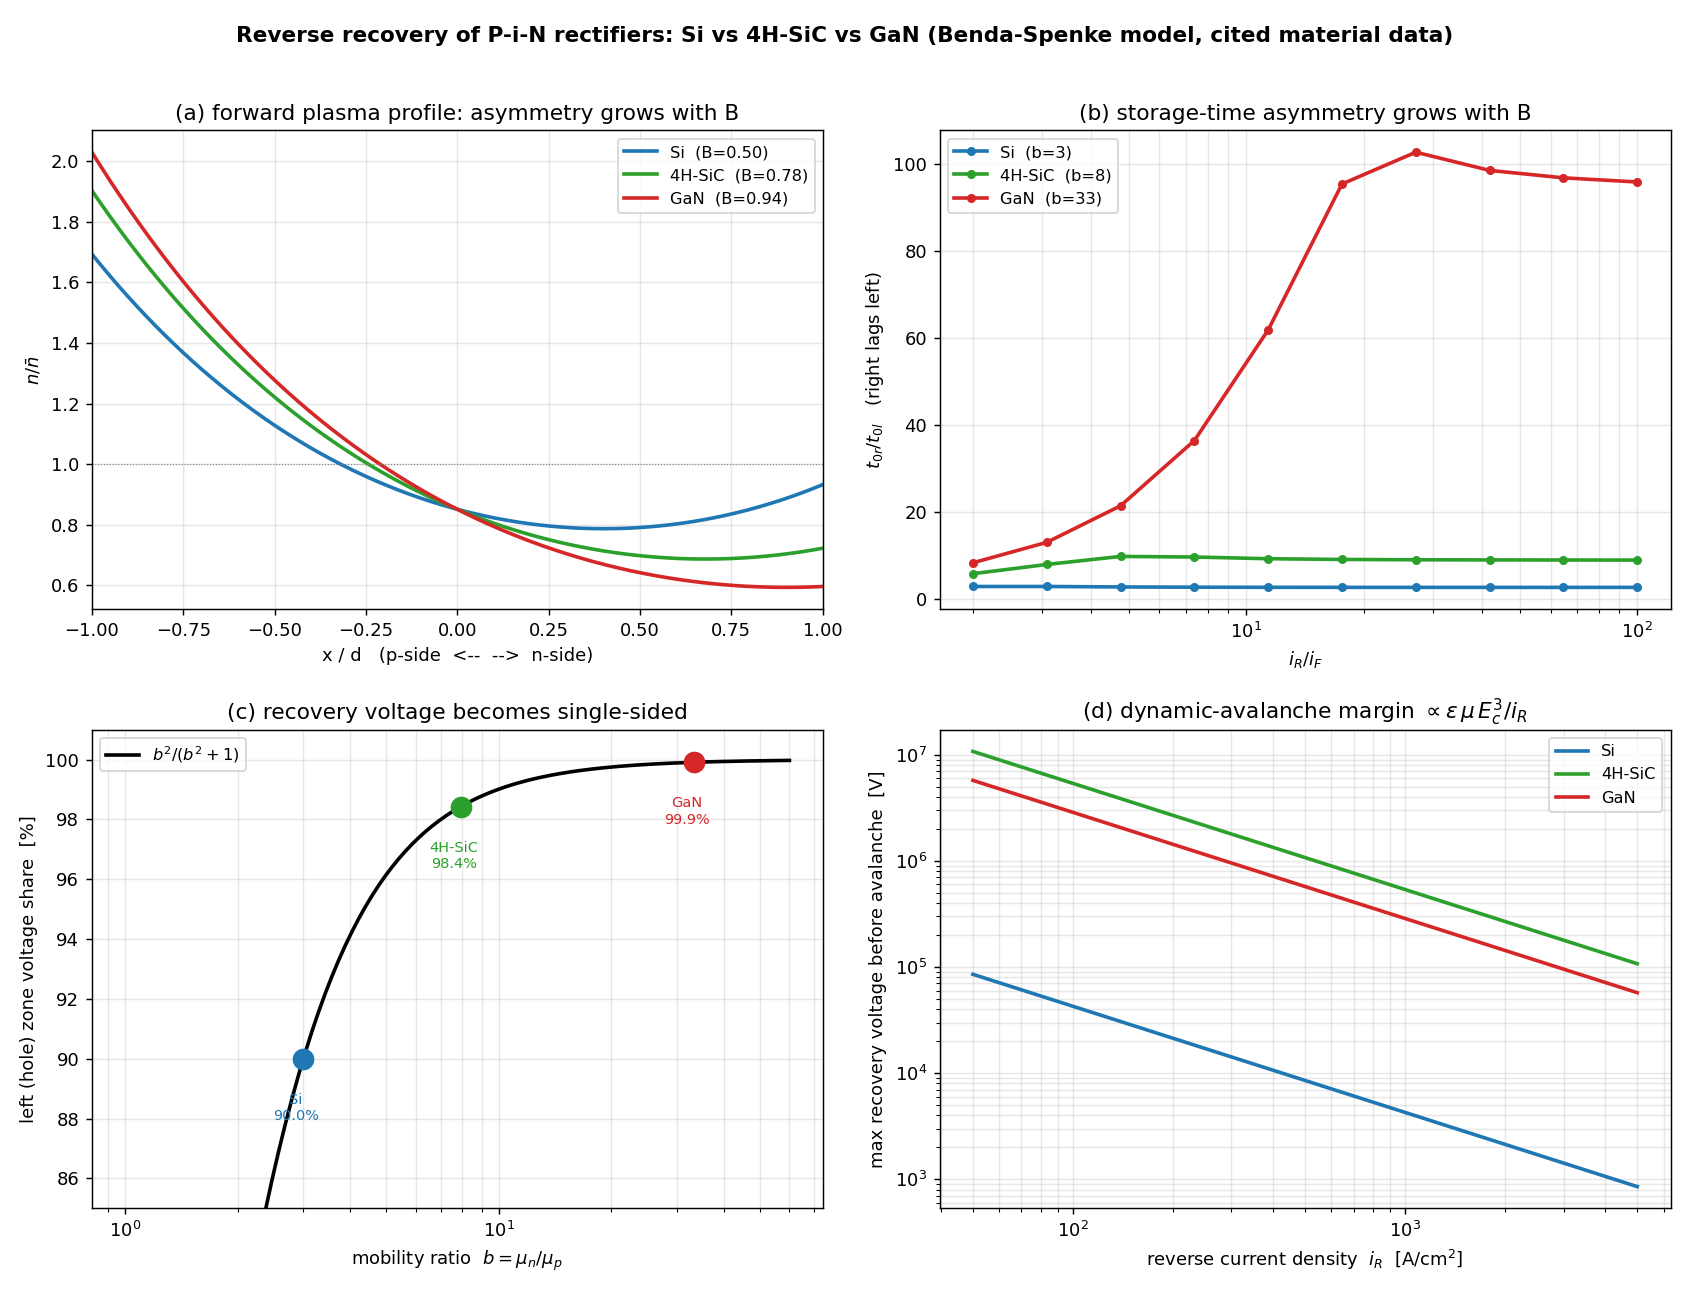

The script that saved this image:
"""
fig_materials_compare.py -- reverse recovery in Si vs 4H-SiC vs GaN.

Extension of the Benda & Spenke (silicon) model to wide-bandgap rectifiers,
using the cited parameter sets in materials.py.  Four panels tell the story of
going Si -> 4H-SiC -> GaN:

(a) FORWARD PROFILE.  The mobility asymmetry B = (mu_n-mu_p)/(mu_n+mu_p) rises
    0.50 -> 0.78 -> 0.94, so the high-injection plasma piles up ever more
    strongly on the p-side (left).  GaN's very low hole mobility makes it the
    most lopsided.

(b) STORAGE-TIME ASYMMETRY.  The two borders empty at different times t0l < t0r;
    the ratio t0r/t0l grows with B -- the n-side lags further and further behind
    the p-side as the material gets more asymmetric.

(c) VOLTAGE SPLIT.  During recovery the left (hole) space-charge zone carries a
    fraction b^2/(b^2+1) of the voltage (b = mu_n/mu_p): 90% (Si) -> 98% (SiC)
    -> >99.9% (GaN).  The recovery voltage becomes essentially a single-sided
    event in the wide-bandgap devices.

(d) DYNAMIC-AVALANCHE MARGIN.  The peak voltage a recovery space-charge zone can
    hold before its field reaches the critical field Ec is
    U_max = (1/3) eps mu Ec^3 / iR -- the Baliga figure of merit (eps mu Ec^3)
    emerging from the reverse-recovery physics.  SiC and GaN hold ~70-130x more
    than Si before dynamic avalanche.
"""
import os
import numpy as np
import matplotlib
matplotlib.use("Agg")
import matplotlib.pyplot as plt

from benda_spenke_model import forward_profile, storage_times, Q
from materials import MATERIALS, SI

HERE = os.path.dirname(__file__)


def main():
    fig, axes = plt.subplots(2, 2, figsize=(13, 10))

    # ---- (a) forward profiles ----
    ax = axes[0, 0]
    for m in MATERIALS:
        dev = m.device(d_over_L=1.0)
        x = np.linspace(-dev.d, dev.d, 401)
        ax.plot(x / dev.d, forward_profile(dev, x) / dev.nbar, color=m.color,
                lw=2, label=f"{m.name}  (B={m.B:.2f})")
    ax.axhline(1, color="gray", lw=0.6, ls=":")
    ax.set_xlabel("x / d   (p-side  <--  -->  n-side)")
    ax.set_ylabel(r"$n/\bar n$")
    ax.set_title("(a) forward plasma profile: asymmetry grows with B")
    ax.legend(fontsize=9); ax.grid(alpha=0.3); ax.set_xlim(-1, 1)

    # ---- (b) storage-time asymmetry t0r/t0l vs iR/iF ----
    ax = axes[0, 1]
    ratios = np.geomspace(2, 100, 10)
    for m in MATERIALS:
        dev = m.device(d_over_L=1.0)
        rr = []
        for r in ratios:
            a, b = storage_times(dev, r * dev.iF, method="analytic")
            rr.append(b / a)
        ax.semilogx(ratios, rr, color=m.color, lw=2, marker="o", ms=4,
                    label=f"{m.name}  (b={m.mu_n/m.mu_p:.0f})")
    ax.set_xlabel(r"$i_R / i_F$")
    ax.set_ylabel(r"$t_{0r} / t_{0l}$   (right lags left)")
    ax.set_title("(b) storage-time asymmetry grows with B")
    ax.legend(fontsize=9); ax.grid(alpha=0.3, which="both")

    # ---- (c) left voltage share vs mobility ratio b ----
    ax = axes[1, 0]
    b = np.geomspace(1, 60, 200)
    ax.semilogx(b, 100 * b**2 / (b**2 + 1), "k", lw=2,
                label=r"$b^2/(b^2+1)$")
    for m in MATERIALS:
        bb = m.mu_n / m.mu_p
        sh = 100 * bb**2 / (bb**2 + 1)
        ax.plot(bb, sh, "o", color=m.color, ms=11)
        ax.annotate(f"{m.name}\n{sh:.1f}%", (bb, sh),
                    textcoords="offset points", xytext=(-4, -34),
                    fontsize=8, color=m.color, ha="center")
    ax.set_xlabel(r"mobility ratio  $b=\mu_n/\mu_p$")
    ax.set_ylabel("left (hole) zone voltage share  [%]")
    ax.set_title("(c) recovery voltage becomes single-sided")
    ax.set_ylim(85, 101); ax.grid(alpha=0.3, which="both"); ax.legend(fontsize=9)

    # ---- (d) max blocking voltage before dynamic avalanche ----
    ax = axes[1, 1]
    iR = np.geomspace(50, 5000, 200)          # A/cm^2
    for m in MATERIALS:
        dev = m.device(d_over_L=1.0)
        # U_max = (1/3) eps mu_p Ec^3 / iR  (left/hole zone reaches Ec first)
        Umax = (1.0 / 3.0) * dev.eps * m.mu_p * m.Ec**3 / iR
        ax.loglog(iR, Umax, color=m.color, lw=2, label=m.name)
    ax.set_xlabel(r"reverse current density  $i_R$  [A/cm$^2$]")
    ax.set_ylabel("max recovery voltage before avalanche  [V]")
    ax.set_title(r"(d) dynamic-avalanche margin $\propto \epsilon\,\mu\,E_c^3/i_R$")
    ax.grid(alpha=0.3, which="both"); ax.legend(fontsize=9)

    fig.suptitle("Reverse recovery of P-i-N rectifiers: Si vs 4H-SiC vs GaN "
                 "(Benda-Spenke model, cited material data)", fontweight="bold")
    fig.tight_layout(rect=[0, 0, 1, 0.97])
    out = os.path.join(HERE, "fig_materials_compare.png")
    fig.savefig(out, dpi=130)
    print("wrote", out)

    # ---- printed FOM table ----
    print("\nmaterial   B     b     left-share   eps*mu_p*Ec^3 (rel. Si)")
    fom_si = SI.eps_r * SI.mu_p * SI.Ec**3
    for m in MATERIALS:
        bb = m.mu_n / m.mu_p
        sh = 100 * bb**2 / (bb**2 + 1)
        fom = m.eps_r * m.mu_p * m.Ec**3 / fom_si
        print(f"  {m.name:<7}{m.B:.2f}  {bb:5.1f}   {sh:6.2f}%      {fom:8.1f}x")


if __name__ == "__main__":
    main()
